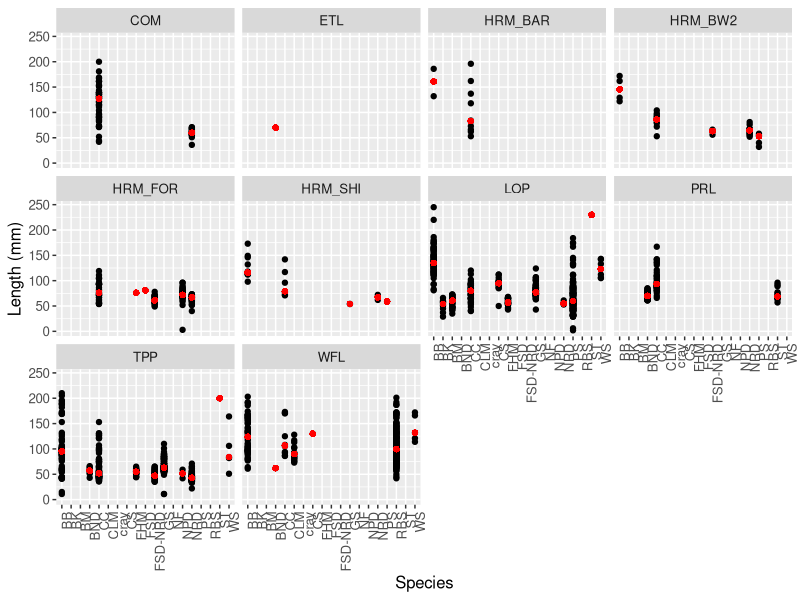
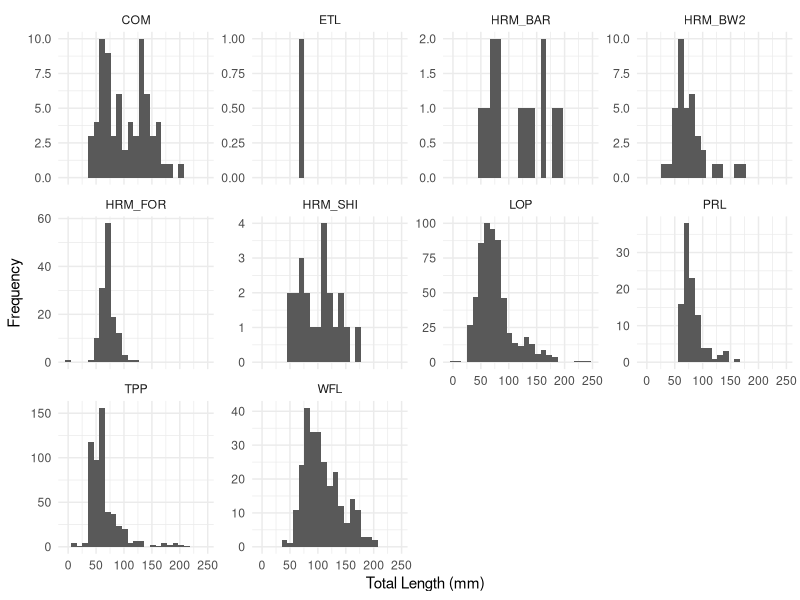
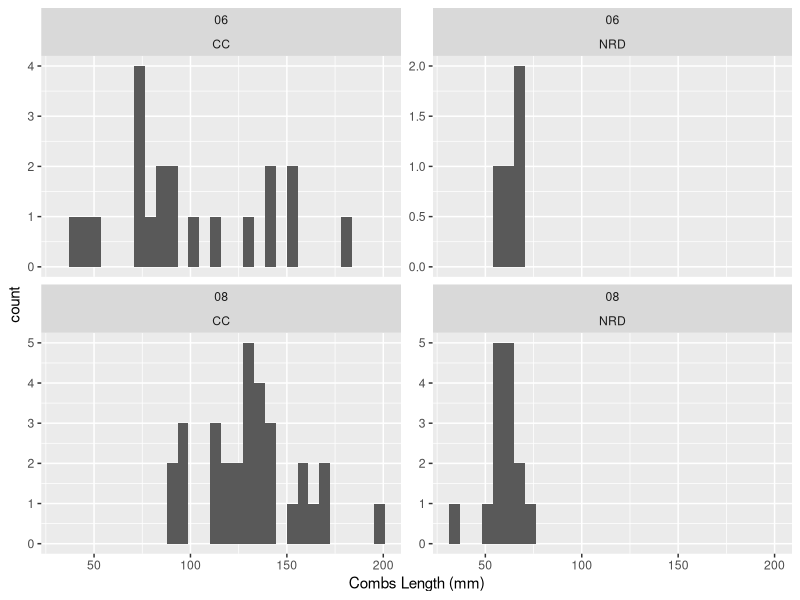
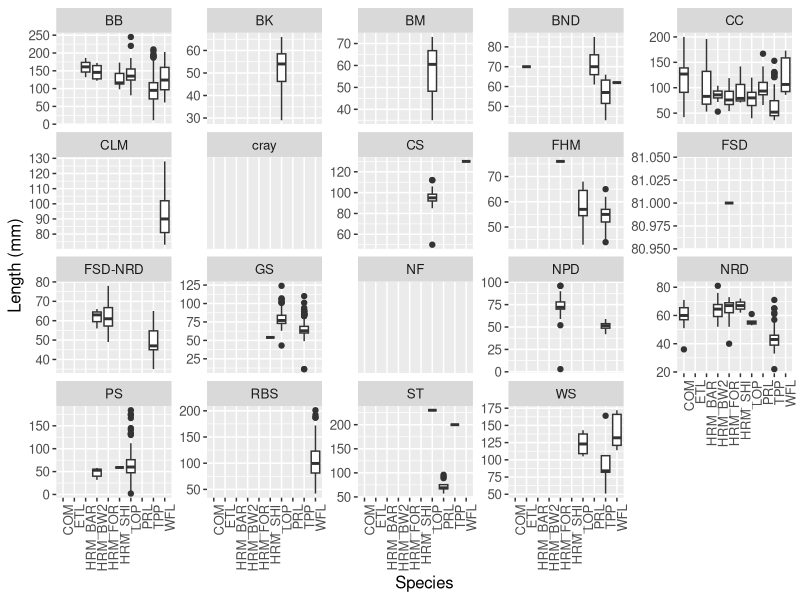
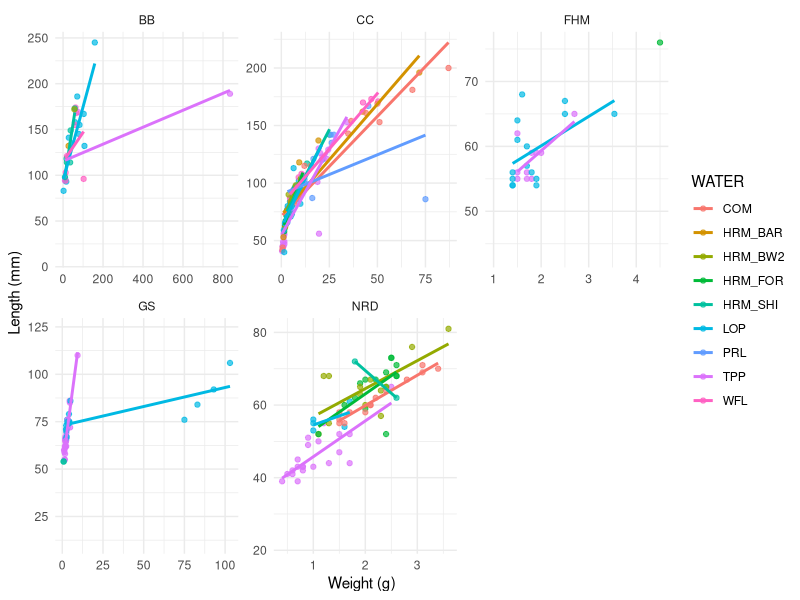
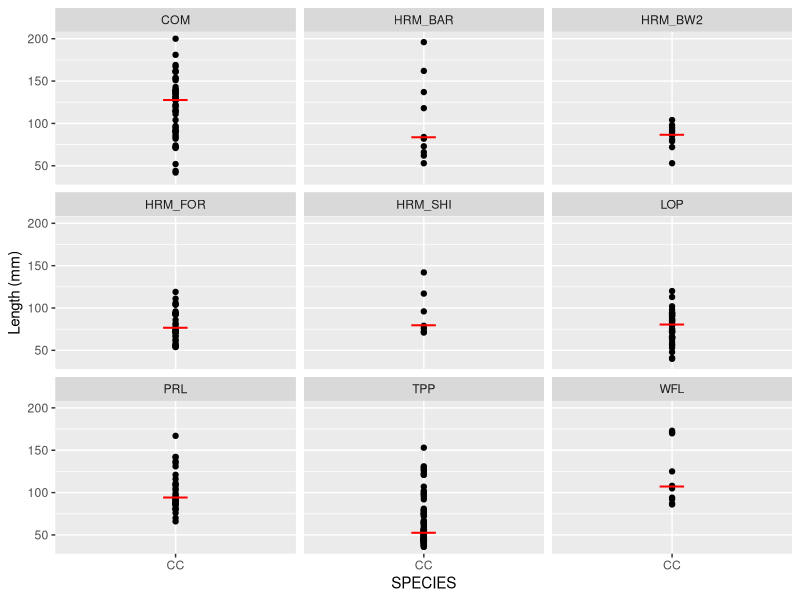
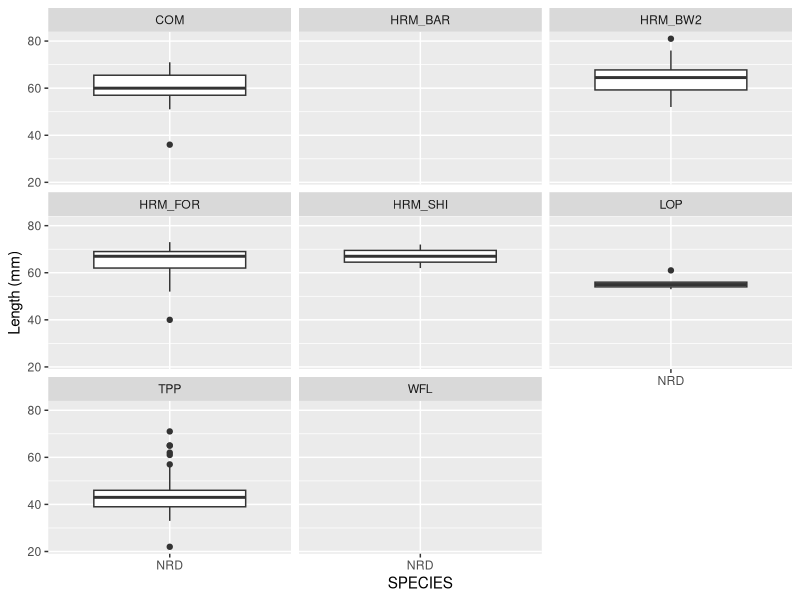
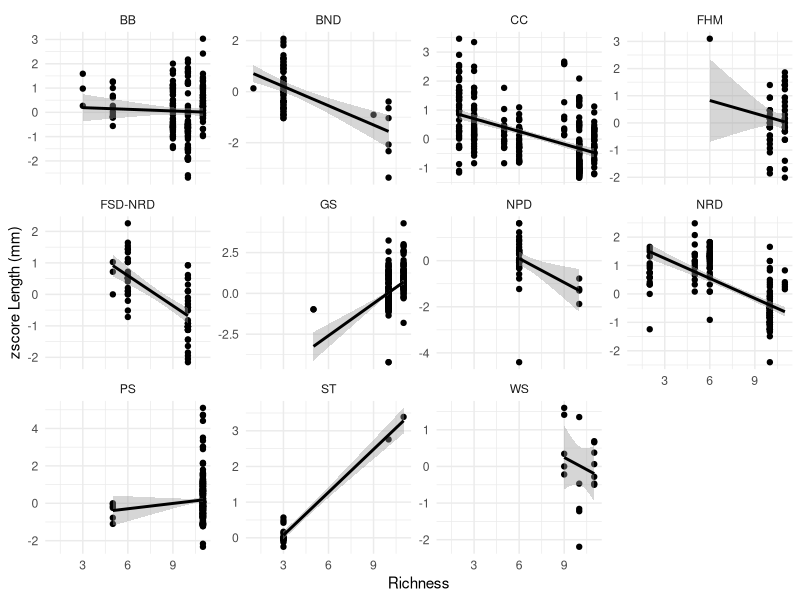

Write R code to recreate these figures, in order. (Note: this script raises an error after producing the figures.)
# Communities for Summer 2021
# Load Libraries ----
library(dplyr)
library(tidyr)
library(tidyverse)
library(ggplot2)
library(lubridate)

# Defining Data Sheets ----- 
setwd("C:/Users/monta/OneDrive - Airey Family/GitHub/AFRP")
fish = read.csv("MA2276_Code/Data/Measurement_FINAL_mostuptodate.csv")
sample = read.csv("MA2276_Code/Data/SAMP_NEW_FINAL_MAID.csv") %>%
  mutate(DATE_COL = mdy(DATE_COL)) %>%
  mutate(DATE_SET = mdy(DATE_SET)) %>%
  mutate(DAYS = DATE_COL - DATE_SET) %>%
  separate(TIME_START, into = c("hour","min")) %>%
  mutate(min = round(as.numeric(min)/60*100)) %>%
  unite(TIME_START, c(hour, min), sep = ".") %>%
  separate(TIME_END, into = c("hour","min")) %>%
  mutate(min = round(as.numeric(min)/60*100)) %>%
  unite(TIME_END, c(hour, min), sep = ".") %>%
  mutate(TIME_START = as.numeric(TIME_START)) %>%
  mutate(TIME_END = as.numeric(TIME_END)) %>%
  mutate(HOURS = TIME_END - TIME_START) %>% 
  mutate(DAYS = case_when(
    .$DAYS == 1 ~ 24,
    .$DAYS == 0 ~ 0)) # for some reason this line of code appears to break the pipeline?
sample = sample %>% mutate(
  effort_soak = DAYS + HOURS
)

# Join/Filter ----

# Data is filtered to select only fish and split out several columns
all_data = left_join(fish, sample, by = "YSAMP_N") %>% 
  filter(WATER %in% c("TPP","LOP","HRM_BW2","HRM_SHI", "HRM_FOR","HRM_BAR","WFL", "COM","PRL","ETL"),
         ### single out or remove specific species
         (SPECIES != ""),
         SPECIES != "PAINTED TURTLE",
         SPECIES != "NEWT", 
         SPECIES != "CRAY", 
         SPECIES != "TADPOLE", 
         SPECIES != "BELLISTOMADID ", 
         SPECIES != "DRAGONFLY", 
         SPECIES != "LEECH", 
         SPECIES != "MOLE SALAMANDER LARVAE", 
         SPECIES != "ODONATA", 
         SPECIES != "STICKBUG") %>%
  select(YSAMP_N,WATER, SPECIES, LENGTH, WEIGHT, DATE_COL, SITE_N, DAYS, effort_soak, GEAR_CODE) %>%
  # Split out date to get at month collected
  separate(DATE_COL, into = c("YEAR","MONTH","DAY"), sep = "-") %>%
  # Split out YSAMP_N to be able to select year and water
  separate(YSAMP_N, into = c("GEAR","WATER_ID","YEAR","YSAMP")) %>%
  # Aggregate months into seasons
  mutate(SEASON = as.factor(.bincode(MONTH, c(0,7,8, 11))))  %>%
  # Recode the bins for visualizations
  mutate(SEASON = recode_factor(.$SEASON, "1" = "spring", "2"="summer","3" = "fall")) %>%
  mutate(SITE = parse_number(SITE_N)) %>%
  filter(SITE != 4) %>%
  mutate(LENGTH = as.numeric(LENGTH))
  

## CPUE by SITE -----


## Need to add in D_SAMP

night_sets_sites = all_data %>%
  filter(DAYS >= 24) %>%
  select(MONTH, DAY, YEAR,
         SEASON, WATER, 
         SITE, SPECIES,
         LENGTH,  effort_soak,YSAMP, GEAR_CODE) %>%
  group_by(WATER, SEASON, MONTH, DAY, YEAR, SITE, SPECIES, YSAMP,effort_soak, GEAR_CODE) %>%
  count() %>%
  ungroup() %>% 
  select(-MONTH) %>%
  group_by(WATER, SITE, YEAR) %>%
  complete(.,nesting(SEASON, GEAR_CODE, effort_soak, DAY, YSAMP), SPECIES) %>%
  replace_na(list(n = 0, n = 0)) %>%
  group_by(WATER, SEASON,YEAR, SITE, SPECIES) %>% 
  summarise_at(c("n", "effort_soak"), sum) %>%
  mutate(CPUE_hour = n / effort_soak) %>%
  select(c(-n, -effort_soak))

## This below was used to make some graphs for ARF comparing overlap, CPUE, and richness across waters. You'll need to load in the other scripts. 
night_sets_sites_lake = all_data %>%
  filter(DAYS >= 24) %>%
  select(MONTH, DAY, YEAR,
         SEASON, WATER, 
         SITE, SPECIES,
         LENGTH,  effort_soak,YSAMP, GEAR_CODE) %>%
  group_by(WATER, SEASON, MONTH, DAY, YEAR, SITE, SPECIES, YSAMP,effort_soak, GEAR_CODE) %>%
  count() %>%
  mutate(n = replace(n,SPECIES=="NF",0)) %>%
  ungroup() %>% 
  select(-MONTH) %>%
  group_by(WATER, SITE, YEAR) %>%
  complete(.,nesting(SEASON, GEAR_CODE, effort_soak, DAY, YSAMP), SPECIES) %>%
  replace_na(list(n = 0, n = 0)) %>%
  group_by(WATER, SEASON,YEAR, SITE, effort_soak, YSAMP) %>% 
  summarise(total_fish = sum (n)) %>%
  group_by(WATER,SEASON, YEAR) %>%
  summarise_at(c("total_fish", "effort_soak"), sum) %>%
  mutate(LAKE_CPUE = total_fish / effort_soak)%>%
  select(c(-total_fish, -effort_soak))


total_CPUE_lakes = night_sets_sites_lake %>% 
  filter(SEASON == "summer",
         WATER != "COM")

total_CPUE_HRM  = night_sets_sites_lake %>%
  filter(SEASON == "fall", 
         WATER != "WFL",
         WATER != "PRL") 
  
CPUE_graph = night_sets_sites_lake %>%
  filter(WATER != "COM", 
         WATER != "WFL", 
         SEASON != "spring")
CPUE_graph = CPUE_graph[-7,]



## AVG CPUE ----- 

# YSAMP
night_sets_cpueavg =  all_data %>%
  filter(DAYS >= 24) %>%
  select(MONTH, DAY, YEAR,
         SEASON, WATER, 
         SITE, YSAMP,SPECIES,
         LENGTH,  effort_soak, GEAR_CODE) %>%
  group_by(WATER, SEASON,
           MONTH, DAY, YSAMP, 
           YEAR, SITE,
           SPECIES, effort_soak, 
           GEAR_CODE) %>%
  count() %>%
  ungroup() %>% 
  select(-MONTH) %>%
  group_by(WATER, YEAR) %>%
  complete(.,nesting(SEASON, SITE, GEAR_CODE, effort_soak, DAY, YSAMP), SPECIES) %>%
  replace_na(list(n = 0, n = 0)) %>%
  group_by(WATER, SEASON,YEAR, SPECIES) %>% 
  summarise_at(c("n", "effort_soak"), sum) %>%
  mutate(CPUE_hour = n / effort_soak) %>%
  select(c(-n, -effort_soak)) %>%
  filter(SPECIES != "NF") 

night_sets_cpueavg[dim(night_sets_cpueavg)[1]+1,] = list("ETL", "summer","2021","BND",0)
night_sets_cpueavg[dim(night_sets_cpueavg)[1]+1,] = list("WFL", "summer","2021","BND",0)
night_sets_cpueavg[dim(night_sets_cpueavg)[1]+1,] = list("HRM_SHI", "summer","2021","BB",0)
night_sets_cpueavg[dim(night_sets_cpueavg)[1]+1,] = list("HRM_FOR", "summer","2021","NRD",0)
night_sets_cpueavg[dim(night_sets_cpueavg)[1]+1,] = list("HRM_BW2", "summer","2021","PS",0)
night_sets_cpueavg[dim(night_sets_cpueavg)[1]+1,] = list("HRM_BAR", "summer","2021","CC",0)
night_sets_cpueavg[dim(night_sets_cpueavg)[1]+1,] = list("ETL", "fall","2021","BND",0)
night_sets_cpueavg[dim(night_sets_cpueavg)[1]+1,] = list("WFL", "spring","2021","BND",0)
night_sets_cpueavg[dim(night_sets_cpueavg)[1]+1,] = list("HRM_SHI", "spring","2021","BB",0)


night_sets_cpueavg[dim(night_sets_cpueavg)[1]+1,] = list("HRM_FOR", "spring","2021","NRD",0)
night_sets_cpueavg[dim(night_sets_cpueavg)[1]+1,] = list("HRM_BW2", "spring","2021","PS",0)
night_sets_cpueavg[dim(night_sets_cpueavg)[1]+1,] = list("HRM_BAR", "spring","2021","CC",0)
night_sets_cpueavg[dim(night_sets_cpueavg)[1]+1,] = list("TPP", "fall","2021","BND",0)
night_sets_cpueavg[dim(night_sets_cpueavg)[1]+1,] = list("LOP", "fall","2021","NRD",0)
night_sets_cpueavg[dim(night_sets_cpueavg)[1]+1,] = list("COM", "fall","2021","NRD",0)


## Analysis of size structure -------


all_data %>% 
  ggplot(aes(x = SPECIES, y = as.numeric(LENGTH))) + 
  geom_point() +
  theme(axis.text.x=element_text(angle=90,hjust=01),
                     text = element_text(size=12)) +
  stat_summary(
    geom = "point",
    fun= "median",
    col = "red",
    size = 2,
    shape = 16,
    fill = "red") +
  facet_wrap(~WATER) + 
  ylab("Length (mm)") + 
  xlab("Species")

## Size structure historgrams across lakes 
all_data %>% ggplot(aes(x = LENGTH)) + geom_histogram(bins = 25) + 
  theme_minimal() + xlab("Total Length (mm)") + 
  ylab("Frequency") +
  facet_wrap(~WATER, scales="free_y") 

## Specifically looking at size structure in COM
all_data %>% filter(WATER == "COM", SPECIES %in% c("CC", "NRD")) %>%
  ggplot(aes(x = LENGTH)) + geom_histogram(bins = 30) + 
  facet_wrap(~MONTH + SPECIES, scales="free_y") +
  xlab("Combs Length (mm)")




## Difference in median total length across lakes 
all_data %>% 
  ggplot(aes(x = WATER, y = as.numeric(LENGTH))) + 
  geom_boxplot() +
  theme(axis.text.x=element_text(angle=90,hjust=01),
        text = element_text(size=12)) +
  #stat_summary(
  #  geom = "point",
   # fun= "median",
  #  col = "red",
   # size = 2,
  #  shape = 16,
  #  fill = "red") +
  facet_wrap(~SPECIES, scales = "free_y") + 
  ylab("Length (mm)") + 
  xlab("Species")
  


## Abundance of minnows 



## Age:Weight curves -----------------------------------------

# I just picked a couple of species that I had enough observations of weight for 
all_data %>% 
  filter(SPECIES %in% c("BB","CC","FHM","GS","NRD")) %>%
  ggplot(aes(y = LENGTH, x = as.numeric(WEIGHT), col = WATER)) + geom_point(alpha = .7) + 
  facet_wrap(~SPECIES, scales = "free") + 
  geom_smooth(se = F, method = "lm") + 
  theme_minimal() +
  xlab("Weight (g)") + ylab("Length (mm)")

all_data %>% filter(SPECIES == "CC") %>% 
  ggplot(aes(x = SPECIES, y = as.numeric(LENGTH))) + 
  geom_point() + 
  stat_summary(
    geom = "point",
    fun= "median",
    col = "red",
    size = 10,
    shape = "_",
    fill = "red") +
  ylab("Length (mm)") +
  facet_wrap(~WATER)


all_data %>% filter(SPECIES == "NRD") %>% 
  ggplot(aes(x = SPECIES, y = as.numeric(LENGTH))) + 
  geom_boxplot() +
  ylab("Length (mm)") +
  facet_wrap(~WATER)

median_length = all_data %>%
  group_by(SPECIES, WATER) %>%
  summarise(median_length = median(as.numeric(LENGTH),na.rm=T))

species_richness = all_data %>%
  filter(SPECIES != "NF") %>%
  select(WATER, SPECIES) %>%
  group_by(WATER) %>%
  unique() %>% 
  summarize(Richness = n())



minnow_richness = all_data %>% 
  filter(SPECIES %in% c("GS", "NRD","CC","BND","FHM","FSD-NRD","NPD","BM","CS","CLM","FSD")) %>% 
  group_by(WATER) %>%
  select(WATER, SPECIES) %>%
  unique() %>% 
  summarize(min_rich = n())

added = data.frame(WATER = c("LML","HRM_UB"), Richness = c(15, 7), min_rich = c(2,4))
prop_minnow = left_join(species_richness, minnow_richness) %>% 
  rbind(added) %>%
  mutate(prop.min = min_rich / Richness) 



median_length_z = all_data %>%
  group_by(SPECIES) %>%
  mutate(zscore = (LENGTH - median(LENGTH, na.rm=T))/sd(LENGTH, na.rm=T))

left_join(median_length_z, species_richness) %>%
  filter(SPECIES %in% c("BB","BND","CC","FHM","FSD-NRD","GS","NPD","NRD","PS","ST","WS")) %>% 
  ggplot(aes(x = Richness, y = zscore)) + 
  geom_point() + 
  geom_smooth(method = "lm", color = "black") +
  ylab("zscore Length (mm)") + 
  theme_minimal() + 
  facet_wrap(~SPECIES, scales = "free_y")


dat = left_join(median_length_z, species_richness) %>%
  filter(SPECIES == "BB")
  select(Richness, zscore, SPECIES)

plot(dat$zscore~ dat$Richness)
abline(lm(dat$zscore ~ dat$Richness))
summary(lm(dat$zscore ~ dat$Richness))

## Length analysis 

lengths = all_data %>% select(WATER, SPECIES, LENGTH, SEASON) %>%
  group_by(SEASON, WATER, SPECIES) %>%
  summarise(mean_length = mean(LENGTH, na.rm = T))

length_graph = lengths %>% 
  filter(SEASON != "spring",
         WATER != "COM",
         WATER != "WFL")

## Pulling out 2020 and 2021 length/weight data -------
## This is different than what I want to use for the standardized MWT sampling 

#all_fish = read.csv(file = "MA2276_Code/Data/Dissertation_Isotopes/SIA_updated_FINAL.csv") 

#all_fish %>% select(CODE,LENGTH,WEIGHT, Sample_ID)

#### --------------------- Questions to be answered ---------------------------

## Does the size of a species depend on how rich a community is? 
## I took ST out of this because i haven't included the sizes from the gillnets 
left_join(median_length, species_richness) %>%
  filter(SPECIES %in% c("BB","CC","BND","FHM", "WS", "NRD","GS")) %>%
  ggplot(aes(y = Richness, x = median_length)) + 
  geom_point() + 
  geom_smooth(method = "lm", se = F, color = 1) +
  theme_minimal() +
  facet_wrap(~SPECIES)


## Difference in median total length across lakes separated by species 
all_data %>% 
  ggplot(aes(x = WATER, y = as.numeric(LENGTH))) + 
  geom_boxplot() +
  theme(axis.text.x=element_text(angle=90,hjust=01),
        text = element_text(size=12)) +
  facet_wrap(~SPECIES, scales = "free_y") + 
  ylab("Length (mm)") + 
  xlab("Species")

## Difference in median total length across lakes 
all_data %>% 
  ggplot(aes(x = WATER, y = as.numeric(LENGTH))) + 
  geom_boxplot() +
  theme(axis.text.x=element_text(angle=90,hjust=01),
        text = element_text(size=12)) +
  ylab("Length (mm)") + 
  xlab("Species")

## Difference in median total length across lakes (Long Pond and TPP have higher ranges of lengths)
all_data %>% 
  group_by(WATER) %>% 
  summarize(ran = max(LENGTH, na.rm = T) - min(LENGTH, na.rm =T)) %>%
  ggplot(aes(x = WATER, y = ran)) + geom_point() + 
  theme_minimal()



## Does the size of a species depend on the abundance of other (interspecific) fish present 

night_sets_cpueavg 


## NMDS ------------------


library(vegan)
nmds.comm = night_sets_cpueavg %>% pivot_wider(names_from = SPECIES, values_from = CPUE_hour) %>%
  mutate_all(~replace(., is.na(.), 0)) %>% 
  unite("ID", c(WATER, YEAR, SEASON)) %>%
  column_to_rownames("ID") %>% mutate(rowsum = rowSums(.)) %>% 
  filter(rowsum > 0) %>% 
  select(-rowsum)

comm.data.nmds = metaMDS(nmds.comm, k = 2, try = 20)

goodness(comm.data.nmds)
stressplot(comm.data.nmds)

data = comm.data.nmds$points  %>% as.data.frame() %>% rownames_to_column(var = "ID")
species = comm.data.nmds$species %>% as.data.frame() %>% rownames_to_column(var = "ID")


ggplot() + geom_text(data = data,
                     aes(x = MDS1, y = MDS2, label = ID), size = 2) + 
  geom_text(data = species,
            aes(x = MDS1, y = MDS2, label = ID), 
            position=position_jitter(width=.2,height=.4), size = 3) +
  xlim(-3,2) + 
  theme_minimal() 
  

## ----------------------

# Dataframe of native vs. invasive 
invasive_native = data.frame(SPECIES = c("CC","NRD","BND","BB","FSD-NRD","PS", "FHM","FSD","NPD","BK",     
                                       "BM"     , "CS"   ,   "GS"   ,   "ST"   ,   "WS",     
                                       "CLM"  , "cray" , "RBS"),
                             status = c("native", "native", "native","native","native","native","nonnative","native",
                                        "native","nonnative" ,"native",  "native","nonnative", "native","native","native","native","native"))


## Summarized ratio of non-native:native species --------------
night_sets_cpueavg %>% left_join(invasive_native) %>% 
  group_by(WATER, SEASON, YEAR, status) %>% 
  summarize(CPUE = sum(CPUE_hour)) %>% 
  
  pivot_wider(values_from = CPUE, names_from = status) %>%
  mutate_all(~replace(., is.na(.), 0)) %>% 
  filter(native != 0 ) %>% 
  mutate(native_nonnative =nonnative/native) %>%
  ggplot(aes(x = WATER, y = native_nonnative, color =SEASON)) +
  theme_minimal() + 
  theme(axis.text.x = element_text(angle = 90))+
  ylab("Non-native : Native") + 
  geom_point() 

## Facet wrap version of above graph - without ratios   
night_sets_cpueavg %>% left_join(invasive_native) %>% 
  mutate() %>%
  group_by(WATER, SEASON, YEAR, status) %>% 
  summarize(CPUE = sum(CPUE_hour)) %>% 
  unite("ID", c(SEASON, YEAR)) %>%
  filter(CPUE > 0) %>% 
  ggplot(aes(x = ID, y = CPUE )) + 
  theme_minimal() +
  theme(axis.text.x = element_text(angle = 90)) + 
  geom_point(aes(color = status)) + 
  facet_wrap(~WATER, scales = "free_y")

## species richness -----------

species_richness = all_data %>%
  select(WATER, SPECIES) %>%
  unique() %>%
  filter(SPECIES !="NF") %>%
  group_by(WATER) %>% 
  summarize(richness = n())
species_richness[2,2] = 2 ## Adding in ETL species richness
species_richness[8,2] = 5 ## Adding in PRL species richness
invasive_richness = all_data %>%
  select(WATER, SPECIES) %>% 
  unique() %>%
  left_join(invasive_native) %>% 
  group_by(WATER, status) %>% summarize(richness = n()) %>%
  na.omit() 
invasive_richness[2,3] = 2
invasive_richness[15,1] = "PRL"
invasive_richness[15,2] = "nonnative"
invasive_richness[15,3] = 2

species_richness %>% ggplot(aes(x = WATER, y = richness)) + 
  geom_point() + 
  theme_minimal()

# ++ Visualize the communities from each lake by season ----




## all_data visualizations ---- 

## ++ Visualization CPUE SITE ----

for(i in unique(all_data$WATER)){
  
  subset_data = night_sets_sites %>% filter(WATER == i) 
  
  for(h in unique(subset_data$SEASON)){
    c = subset_data %>%
      filter(SEASON == h) %>%
      ggplot(aes(x = SPECIES, y = CPUE_hour)) + 
      geom_bar(stat="identity", position=position_dodge()) + 
      theme(axis.text.x=element_text(angle=90,hjust=1),
            text = element_text(size=12)) + 
      ylim(0,.45) +
      ylab(paste(i,h))+
      facet_wrap(~ SITE)
    
    print((c))
  }
}

# Visualize the communities from each lake by season 
# This is the raw count of abundance across all traps
for(i in unique(all_data$WATER)){
  g = all_data %>% 
    filter(WATER == i) %>%
    group_by(SEASON, YEAR, SPECIES) %>%
    count() %>%
    ggplot(aes(x = SPECIES, y = n)) + 
    geom_bar(stat="identity", position=position_dodge()) + 
    theme(axis.text.x=element_text(angle=90,hjust=1),
          text = element_text(size=12)) + 
    facet_wrap(~ SEASON) + 
    ggtitle(paste(i, "Community"))
  print(g)
}

## with night_sets 



# Visualize the communities from each site + lake by season 
for(i in unique(all_data$WATER)){
  
  subset_data = all_data %>% filter(WATER == i) %>% 
    mutate(SITE_N = parse_number(SITE_N))
  
  for(h in unique(subset_data$SEASON)){
    c = subset_data %>%
      filter(SEASON == h) %>%
      group_by(WATER, SEASON,SPECIES, SITE_N) %>%
      count()%>%
      ggplot(aes(x = SPECIES, y = n)) + 
      geom_bar(stat="identity", position=position_dodge()) + 
      theme(axis.text.x=element_text(angle=90,hjust=1),
            text = element_text(size=12)) + 
      ggtitle(paste(i, "Community", h)) + 
      facet_wrap(~ SITE_N)
    
    print((c))
  }
}

## I don't like that the nightsamps have the completed seasons
## Now I think this works but if we catch a species in spring but not fall it doesn't add that species in... should go through and see if thats necessary to add

night_sets_cpueavg =  all_data %>%
  filter(DAYS >= 24) %>%
  select(MONTH, DAY, YEAR,
         SEASON, WATER, 
         SITE, YSAMP,SPECIES,
         LENGTH,  effort_soak, GEAR_CODE) %>%
  group_by(WATER, SEASON,
           MONTH, DAY, YSAMP, 
           YEAR, SITE,
           SPECIES, effort_soak, 
           GEAR_CODE) %>%
  count() %>%
  ungroup() %>% 
  select(-MONTH) %>%
  group_by(WATER, YEAR, SEASON) %>%
  complete(.,nesting(SITE, GEAR_CODE, effort_soak, DAY, YSAMP), SPECIES) %>%
  replace_na(list(n = 0, n = 0)) %>%
  group_by(WATER, SEASON,YEAR, SPECIES) %>% 
  summarise_at(c("n", "effort_soak"), sum) %>%
  mutate(CPUE_hour = n / effort_soak) %>%
  select(c(-n, -effort_soak)) %>%
  filter(SPECIES != "NF") 


for(i in unique(night_sets_cpueavg$WATER)){
  g = night_sets_cpueavg %>% 
    filter(WATER == i) %>%
    group_by(SEASON, YEAR, SPECIES) %>%
    summarise(CPUE = sum(CPUE_hour)) %>%
    ggplot(aes(x = SPECIES, y = CPUE)) + 
    geom_bar(stat="identity", width = .4, position=position_dodge()) + 
    theme(axis.text.x=element_text(angle=90,hjust=1),
          text = element_text(size=16)) + 
    ylim(0,.45) +
    facet_wrap(~ SEASON) + 
    ggtitle(paste(i, "Community"))
  print(g)
}

occurance_data = nmds.comm %>%
  replace(.>0,1) %>% colSums() %>% as.data.frame() %>% rownames_to_column(var = "Species") %>% rename(., "occur"= .)

## trying to get proportion and species co-occurrence within 

all_data %>%
  filter(WATER != "ETL") %>%
  select(WATER) %>% unique()

iso_proportion = all_data %>%
  filter(WATER != "ETL") %>%
  select(WATER, SPECIES) %>%
  unique() %>%
  filter(SPECIES !="NF") %>%
  mutate(SPECIES = str_replace(SPECIES, "NPD", "PD")) %>%
  mutate(present = 1) %>%
  complete(WATER, SPECIES) %>%
  mutate(present = replace_na(present,0)) %>%
  group_by(SPECIES) %>%
  summarise(lakes = sum(present)) %>%
  mutate(lakes = case_when(SPECIES == "ST" ~ 6, SPECIES != "ST" ~ lakes))%>%
  mutate(lakes = case_when(SPECIES == "WS" ~ 4, SPECIES != "WS" ~ lakes)) %>%
  mutate(lakes = case_when(SPECIES == "PS" ~ 4, SPECIES != "PS" ~ lakes))%>%
  mutate(lakes = case_when(SPECIES == "CC" ~ lakes + 1, SPECIES != "CC" ~ lakes))%>%
  mutate(lakes = case_when(SPECIES == "CS" ~ lakes + 1, SPECIES != "CS" ~ lakes))%>%
  mutate(lakes = case_when(SPECIES == "NRD" ~ lakes + 1, SPECIES != "NRD" ~ lakes))%>%
  mutate(lakes = case_when(SPECIES == "BND" ~ lakes + 1, SPECIES != "BND" ~ lakes))%>%
  mutate(proportion_iso = lakes / 11) %>%
  rename(Species = SPECIES)

LML_comm = data.frame(Species = c("SMB", "MM","LLS","RS"), 
                      lakes = c(1,1,2,2)) %>%
  mutate(proportion_iso = lakes / 11)
  

iso_proportion = rbind(iso_proportion, LML_comm)

## co-occurrence in sampled lakes 


cooccurr_iso =all_data %>%
  filter(WATER != "ETL") %>%
  select(WATER, SPECIES) %>%
  unique() %>%
  filter(SPECIES !="NF") %>%
  mutate(SPECIES = str_replace(SPECIES, "NPD", "PD")) %>%
  mutate(present = 1) %>%
  complete(WATER, SPECIES) %>%
  mutate(present = replace_na(present,0)) %>%
  mutate(species = SPECIES) %>%
  ungroup() %>%
  filter(present>0) %>%
  group_by(WATER) %>%
  complete(SPECIES, species) %>%
  mutate(present = replace_na(present, 1)) %>%
  filter(SPECIES != species) %>%
  ungroup() %>%
  group_by(SPECIES, species) %>%
  summarize(cooccurr = sum(present)) %>%
  rename(Species = SPECIES, s2 = species)
